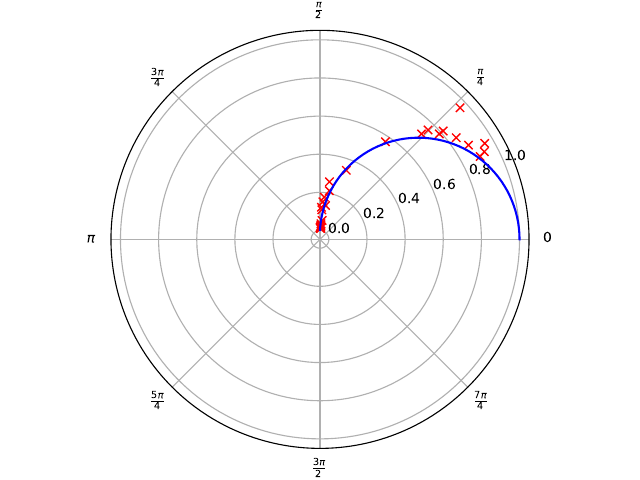

Python code for this plot:
import numpy as np
from uncertainties import ufloat
import matplotlib.pyplot as plt
from scipy.optimize import curve_fit

f, y = np.genfromtxt('mess3.txt', unpack=True)
f1, Uc = np.genfromtxt('mess2.txt', unpack=True)

U0 = 51.6
U = Uc/U0

T = 1/f 
y1 = y*1e-3
phi = (y1/T)*2*np.pi

plt.polar(phi, U,'xr', label=r'$\text{Messwerte} \; \phi $')

RC = 5.8*1e-3
x = np.linspace(0, 50000, 10000000)
phi = np.arcsin(((x*RC)/(np.sqrt(1+x**2*(RC)**2))))
y = 1/(np.sqrt(1+x**2*(RC)**2))

plt.polar(phi,y,'b-', label=r'$\text{Messwerte}  \; U_C \ /\  U_0$')
plt.xticks([0, np.pi/4, np.pi/2,  3*np.pi/4, np.pi, 5*np.pi/4, 3*np.pi/2, 7*np.pi/4],[r"$0$", r"$\frac{\pi}{4}$", r"$\frac{\pi}{2}$",  r"$\frac{3\pi}{4}$", r"$\pi$", r"$\frac{5\pi}{4}$", r"$\frac{3\pi}{2}$", r"$\frac{7\pi}{4}$"])
plt.tight_layout(pad=0, h_pad=1.08, w_pad=1.08)

plt.savefig('plot4.pdf')